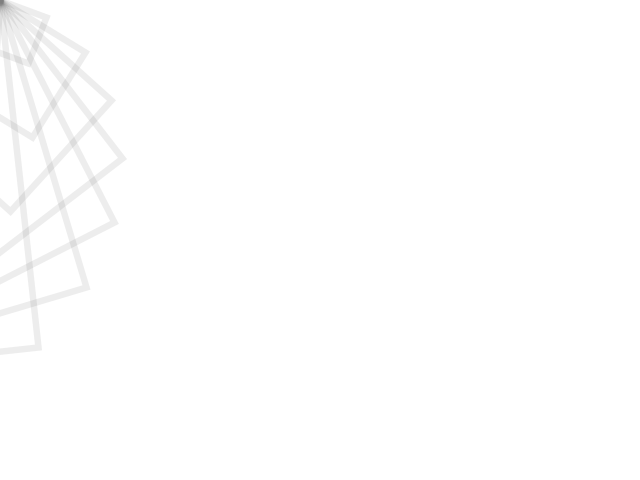
Frame 1 (no input)
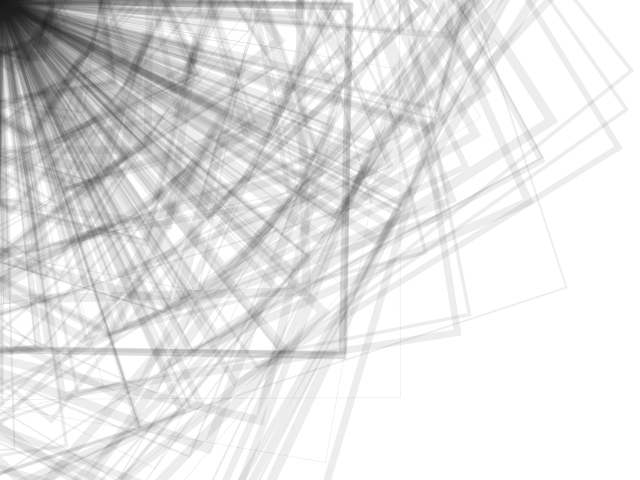
Frame 60 (the mouse pressed at the canvas centre just before this capture)
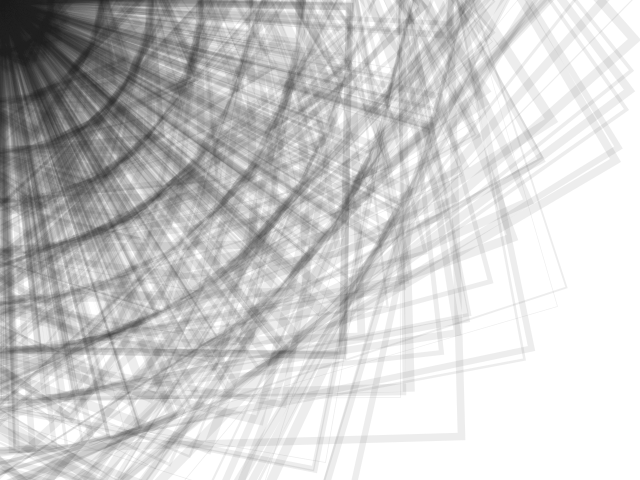
Frame 120 (the mouse held since frame 60 and released just before this capture)

The Processing sketch that drew these frames (run headless with seeded random() and noise(); from frame 60 on, the mouse is pressed at the canvas centre):

// Processing sketch: processing_124670
// ── processing_124670.pde

int x; 
float r, gris, azul;

void setup () {
  size (640, 480);
  background(255);
  smooth();
  noFill();
  translate(width/2, height/2);
  frameRate(20);
}


void draw() {
  r= random (0, 10);
  gris= random (50, 200);
  stroke(30, 30, 30, 20);
  
  for (int x=0;x<500;x+=50) {
    strokeWeight(r);
    rotate(r);
    rect(0, 0, x, x);
    
  }

}
